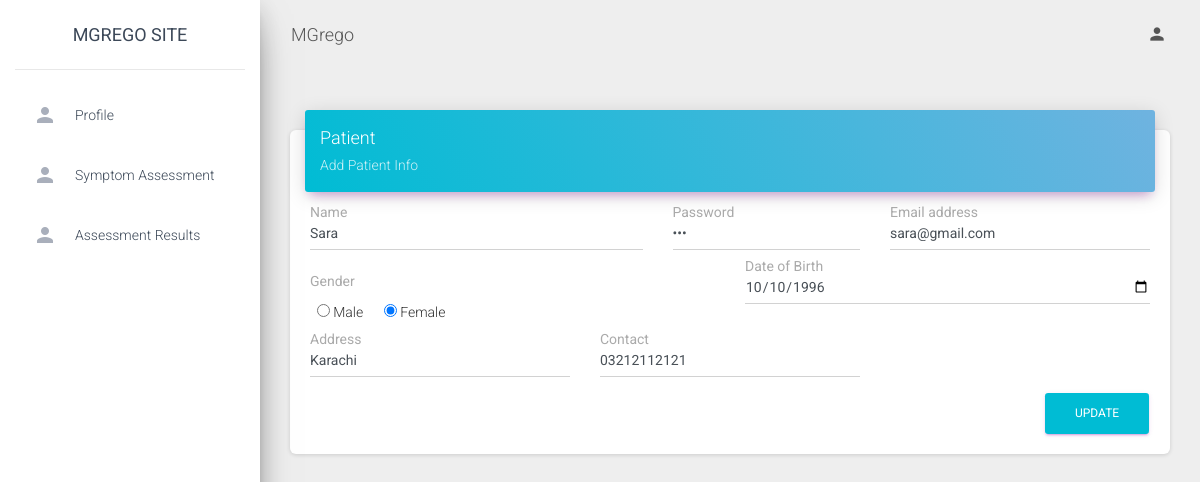
Screenshot of /UpdateProfile.php?id=1 (signed in) with the database file from the repository.
### tables this page shows
CREATE TABLE `patient` (
  `P_Id` int(11) NOT NULL,
  `P_Name` varchar(255) NOT NULL,
  `P_BirthDate` date DEFAULT NULL,
  `P_Gender` varchar(25) DEFAULT NULL,
  `P_Email` varchar(255) DEFAULT NULL,
  `P_Password` varchar(20) NOT NULL,
  `P_Contact` varchar(20) DEFAULT NULL,
  `P_Address` varchar(255) DEFAULT NULL
);

### UpdateProfile.php (the view, shortened to what this page needs)
<?php
if(!((isset($_SESSION['admin'])OR isset($_SESSION['Patient']))AND isset($_GET['id'])))
{
    header('location:login.php');
}else{
include 'header.php';
$id=$_GET['id'];
include 'connection.php';
$query="Select * from patient where P_Id='$id'";
$result=mysqli_query($conn,$query);
$row=mysqli_fetch_row($result);
?>
<div class="content">
        <div class="container-fluid">
          <div class="row">
            <div class="col-md-12">
              <div class="card">
                <div class="card-header card-header-primary">
                  <h4 class="card-title">Patient </h4>
                  <p class="card-category">Add Patient Info</p>
                </div>
                <div class="card-body">
                  <form method="post">
                    <div class="row">
                      <div class="col-md-5">
                        <div class="form-group">
                          <label>Name </label>
                          <input type="text" class="form-control" name="name" value="<?=$row[1]?>">
                        </div>
                      </div>
                      <div class="col-md-3">
                        <div class="form-group">
                          <label>Password</label>
                          <input type="password" class="form-control" name="password" value="<?=$row[5]?>">
                        </div>
                      </div>
                      <div class="col-md-4">
                        <div class="form-group">
                          <label>Email address</label>
                          <input type="email" class="form-control" name="email" value="<?=$row[4]?>">
                        </div>
                      </div>
                    </div>
                    <div class="row">
                      <div class="col-md-6">
                        <div class="form-group">
                          <label>Gender</label>
                          <div class="">
                          <?php if($row[3]=="Male"){?>
                          &nbsp;&nbsp;<input type="radio" name="gender" value="Male" checked> Male &nbsp; &nbsp;&nbsp;
                          <input type="radio" name="gender" value="Female"> Female</div>
                          <?php } else if($row[3]=="Female"){?>
                            &nbsp;&nbsp;<input type="radio" name="gender" value="Male" > Male &nbsp; &nbsp;&nbsp;
                          <input type="radio" name="gender" value="Female" checked> Female</div>
                          <?php
                        }else{?>
                          &nbsp;&nbsp;<input type="radio" name="gender" value="Male" > Male &nbsp; &nbsp;&nbsp;
                        <input type="radio" name="gender" value="Female" > Female</div>
                        <?php
                      }?>
                        </div>
                      </div>
                      <div class="col-md-6">
                        <div class="form-group">
                          <label >Date of Birth</label>
                         <input type="date" class="form-control" name="dob" value="<?=$row[2]?>">
                        </div>
                      </div>
                    </div>
                    <div class="row">
                      <div class="col-md-4">
                        <div class="form-group">
                          <label class="">Address</label>
                          <input type="text" class="form-control" name="address" value="<?=$row[7]?>">
                        </div>
                      </div>
                      <div class="col-md-4">
                        <div class="form-group">
                          <label>Contact</label>
                          <input type="text" class="form-control" name="contact" value="<?=$row[6]?>">
                        </div>
                      </div>
                    </div>
                    <button type="submit" class="btn btn-primary pull-right" name="btnUpdate">Update</button>
                    <div class="clearfix"></div>
                  </form>
                </div>
              </div>
            </div>
          </div>
        </div>
      </div>
<?php
include 'footer.php';
}
?>

### rows the page displays
patient: name "Sara", email "sara@gmail.com", dob "10/10/1996", address "Karachi", contact "03212112121"
